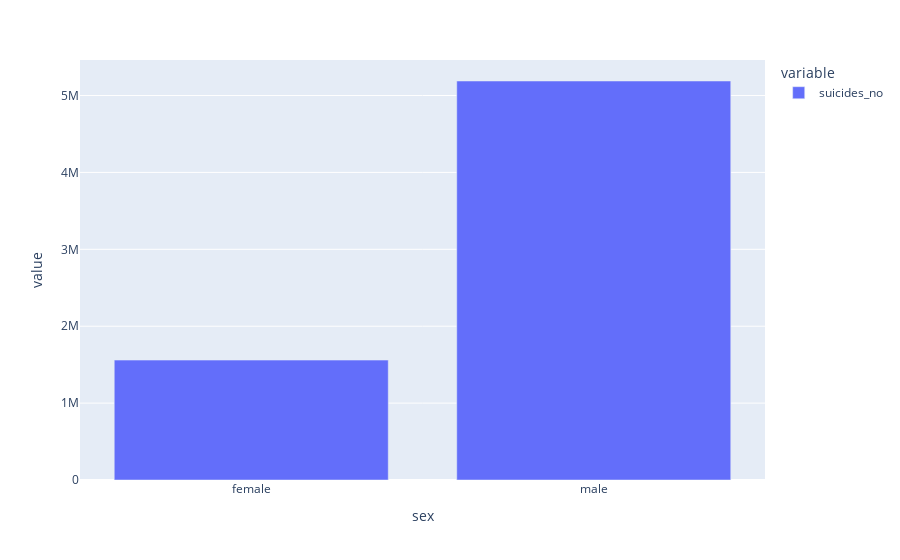

Source (notebook cell):
### Markdown cell above
Suicides seem to be mainly from people who are in the middle of their life which makes sense but I would've expected more from older people

### Code cell
df_sex = df.groupby('sex')['suicides_no'].sum()
fig = px.bar(df_sex)
fig.show()

### Figure 1 — Plotly figure (JSON) as saved in the notebook; plotly's stock layout.template omitted (floating-point values rounded to 4 significant figures)
{"data": [{"alignmentgroup": "True", "hovertemplate": "variable=suicides_no<br>sex=%{x}<br>value=%{y}<extra></extra>", "legendgroup": "suicides_no", "marker": {"color": "#636efa"}, "name": "suicides_no", "offsetgroup": "suicides_no", "orientation": "v", "showlegend": true, "textposition": "auto", "type": "bar", "x": ["female", "male"], "xaxis": "x", "y": [1559510, 5188910], "yaxis": "y"}], "layout": {"barmode": "relative", "legend": {"title": {"text": "variable"}, "tracegroupgap": 0}, "margin": {"t": 60}, "xaxis": {"anchor": "y", "domain": [0, 1], "title": {"text": "sex"}}, "yaxis": {"anchor": "x", "domain": [0, 1], "title": {"text": "value"}}}}
